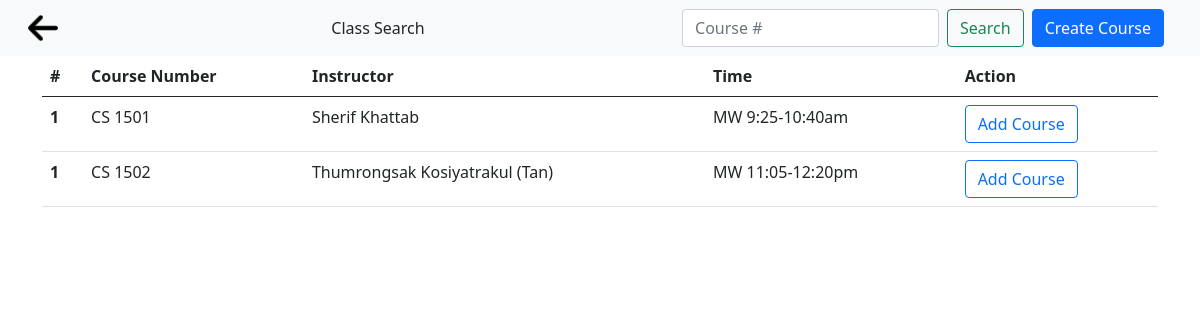
The app's page /search/, older data.
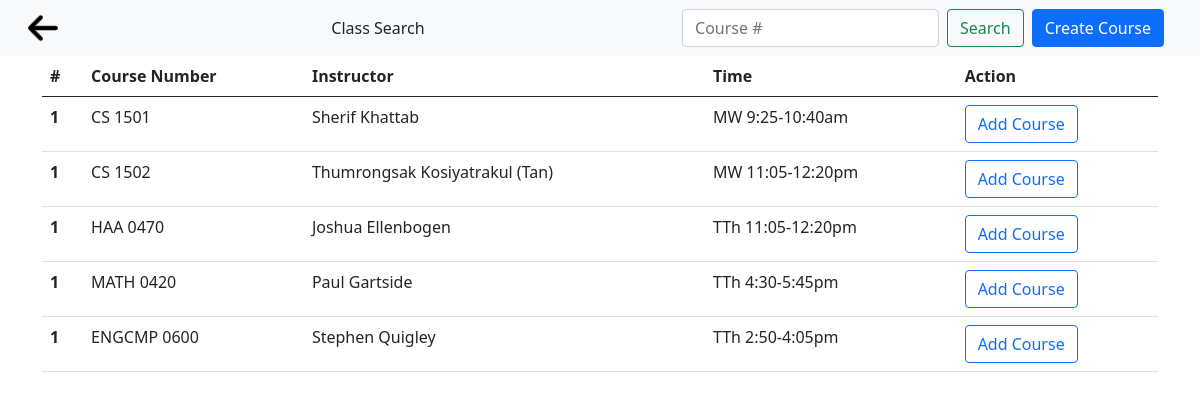
The same page, newer data.
### main/models.py (models this page shows)
class Class(models.Model):
    department = models.CharField(max_length=8)
    code = models.CharField(max_length=20)
    name = models.CharField(max_length=100)
    instructor = models.CharField(max_length=50)
    SPRING = "SP"
    SUMMER = "SM"
    FALL = "FL"
    TERM_CHOICES = [
        (SPRING, "Spring"),
        (SUMMER, "Summer"),
        (FALL, "Fall"),
    ]
    term = models.CharField(
        max_length = 2,
        choices = TERM_CHOICES,
    )
    year = models.IntegerField(default=2021)
    lecture_days = models.CharField(max_length = 30)
    lecture_time = models.CharField(max_length=100)
    recitation_days = models.CharField(max_length = 30,blank=True)
    recitation_time = models.CharField(max_length=100,blank=True)
    office_days = models.CharField(max_length = 30,blank=True)
    office_time = models.CharField(max_length=100,blank=True)
    zoom = models.CharField(max_length=300,blank=True)
    discord = models.CharField(max_length=300,blank=True)
    slack = models.CharField(max_length=300,blank=True)
    groupme = models.CharField(max_length=300,blank=True)
    tophat = models.CharField(max_length=300,blank=True)
    canvas = models.CharField(max_length=300,blank=True)
    gradescope = models.CharField(max_length=300,blank=True)

### main/views.py (the view)
# urls.py: path('search/', views.search, name='search'),
def search(request):
    if request.method == "POST":
        if not request.POST['search']:
            context = { 'classes' : Class.objects.all(), 'error' : "Empty search." }
            return render(request, 'main/class_search.html', context)
        department = ""
        code = ""
        cnum = request.POST['search']
        while cnum != "":
            if cnum.isdigit():
                code = cnum.strip()
                break
            elif cnum.isspace():
                continue
            else:
                department += cnum[0]
                cnum = cnum[1:]
        classes = None
        if department:
            classes = Class.objects.filter(department=department)
        if classes and code:
            classes = classes.filter(code=code)
        elif code:
            classes = Class.objects.filter(code=code)
        if classes:
            context = { 'classes': classes, 'error': "" }
            return render(request, 'main/class_search.html', context)
        else:
            context = { 'classes' : Class.objects.all(), 'error' : "No results found." }
            return render(request, 'main/class_search.html', context)
    else:
        context = { 'classes' : Class.objects.all(), 'error': "" }
        return render(request, 'main/class_search.html', context)

### main/templates/main/class_search.html (shortened to what this page needs)
{% load static %}
<!DOCTYPE html>
<html lang="en" dir="ltr">
  <head>
    <link href="https://cdn.jsdelivr.net/npm/bootstrap@5.0.0-beta2/dist/css/bootstrap.min.css" rel="stylesheet">
  </head>
  <body>
    <nav class="navbar navbar-expand-lg navbar-light bg-light px-3">
      <div class="container-fluid">
        <a class="navbar-brand" href="{% url 'index' %}">
          <img src="{% static 'arrow.png' %}" alt="" width="30px" class="d-inline-block align-top">
        </a>
        <div class="navbar-header mx-auto">
            Class Search
        </div>
        <form class="d-flex" method="post" action="{% url 'search' %}">
          <input class="form-control me-2" type="search" placeholder="Course #" aria-label="Search" name="search">
          <button class="btn btn-outline-success" type="submit">Search</button>
        </form>
        <form class="d-flex" action="{% url 'create' %}" method="get">
          <button type="submit" class="btn btn-primary mx-2" name="button">Create Course</button>
        </form>
      </div>
    </nav>
    <div class="container">
      <table class="table">
        <thead>
          <tr>
            <th scope="col">#</th>
            <th scope="col">Course Number</th>
            <th scope="col">Instructor</th>
            <th scope="col">Time</th>
            <th scope="col">Action</th>
          </tr>
        </thead>
        <tbody>
          {% for class in classes %}
          <tr>
            <th scope="row">1</th>
            <td>{{ class.department }} {{ class.code }}</td>
            <td>{{ class.instructor }}</td>
            <td>{{ class.lecture_days }} {{ class.lecture_time }}</td>
            <td>
              {% if user.is_authenticated and class.id|stringformat:"i" in user.profile.classes %}
              <form class="d-flex" method="post" action="{% url 'remove' class.id %}">
                {% csrf_token %}
                <input type="hidden" name="next" value="{{ request.path }}">
                <button type="submit" name="button" class="btn btn-outline-danger ">Remove Course</button>
              </form>
              {% else %}
              <form class="d-flex" method="post" action="{% url 'add' class.id %}">
                <button type="submit" name="button" class="btn btn-outline-primary ">Add Course</button>
              </form>
              {% endif %}
            </td>
          {% endfor %}
        </tbody>
      </table>
    </div>
  </body>
</html>

Row changes from the older to the newer data that the page shows:
added Class: department "HAA", code "0470", instructor "Joshua Ellenbogen", lecture_days "TTh", lecture_time "11:05-12:20pm"
added Class: department "MATH", code "0420", instructor "Paul Gartside", lecture_days "TTh", lecture_time "4:30-5:45pm"
added Class: department "ENGCMP", code "0600", instructor "Stephen Quigley", lecture_days "TTh", lecture_time "2:50-4:05pm"
